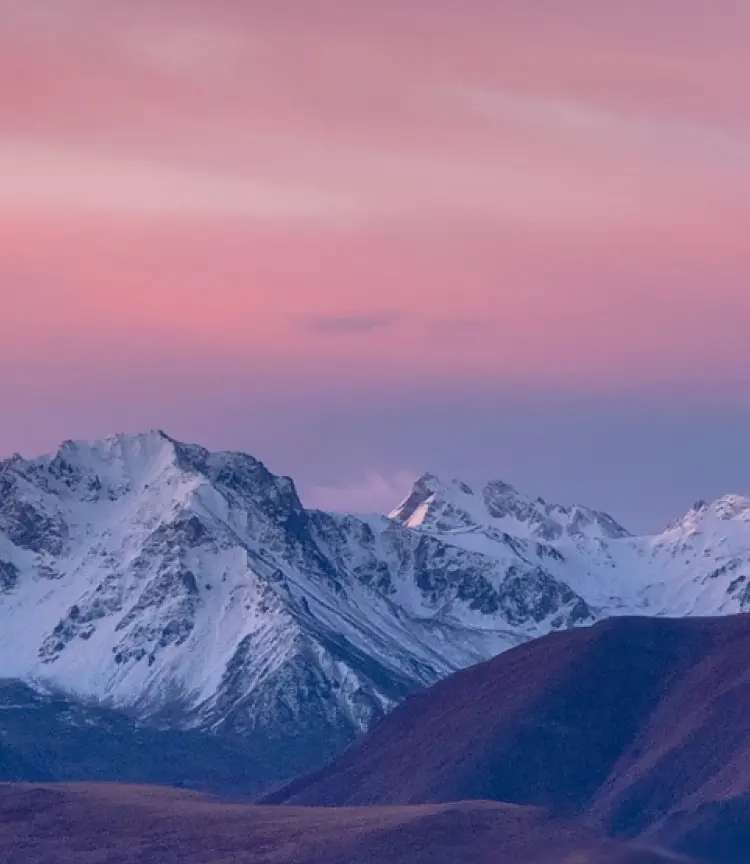
#> input picture mountail.webp, 750 x 864 px
$ python intensity.py
#> lines starting #> are read from the running program, lines starting #| are printed output that depends on the picture
import cv2
import numpy as np
import matplotlib.pyplot as plt

image_path = 'mountail.webp'
gray_img = cv2.imread(image_path, cv2.IMREAD_GRAYSCALE)
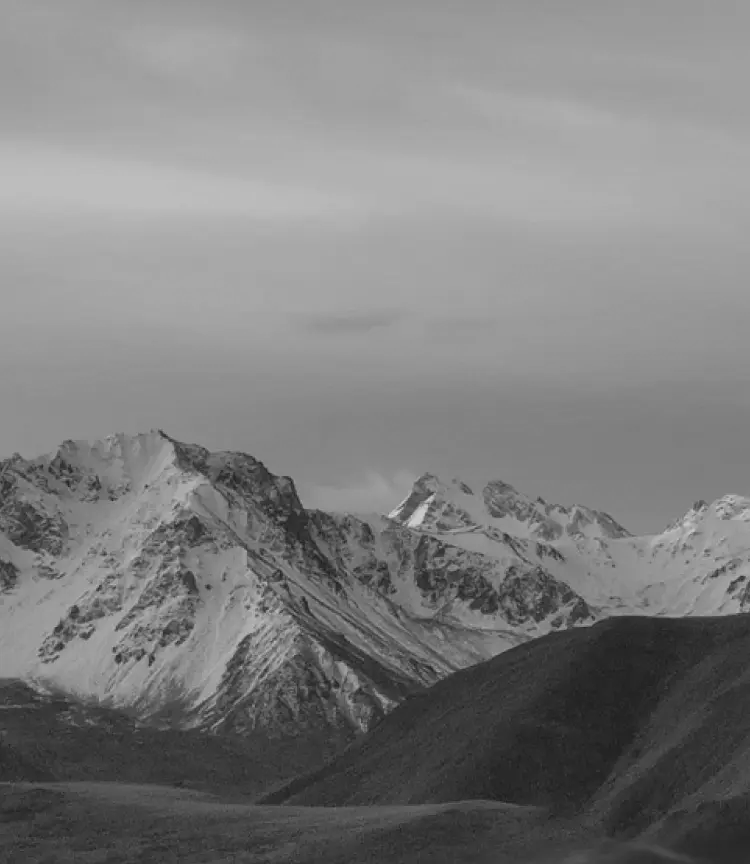
#> gray_img: shape (864, 750); min 29, max 213, mean 126

if gray_img is None:
    raise FileNotFoundError(f"Could not open image at {image_path}")

gray_levels = [256, 128, 64, 32, 16, 8, 4, 2]

plt.figure(figsize=(16, 8))

for idx, levels in enumerate(gray_levels, start=1):
    factor = 256 // levels
    quantized_img = (gray_img // factor) * factor

    plt.subplot(2, 4, idx)
    plt.imshow(quantized_img, cmap='gray', vmin=0, vmax=255)
    plt.title(f"{levels} Gray Levels ({int(np.log2(levels))} bits)")
    plt.axis("off")

plt.tight_layout()
plt.show()
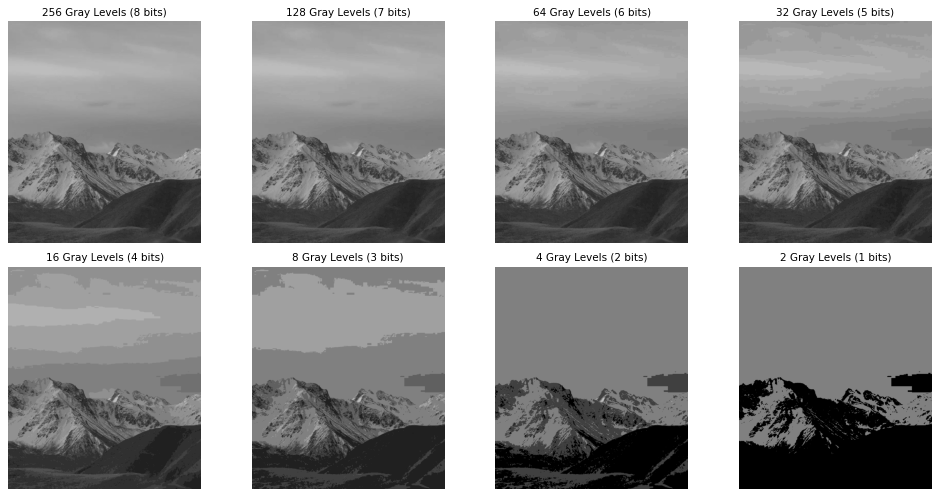
#> figure drawn by matplotlib, 8 panels
